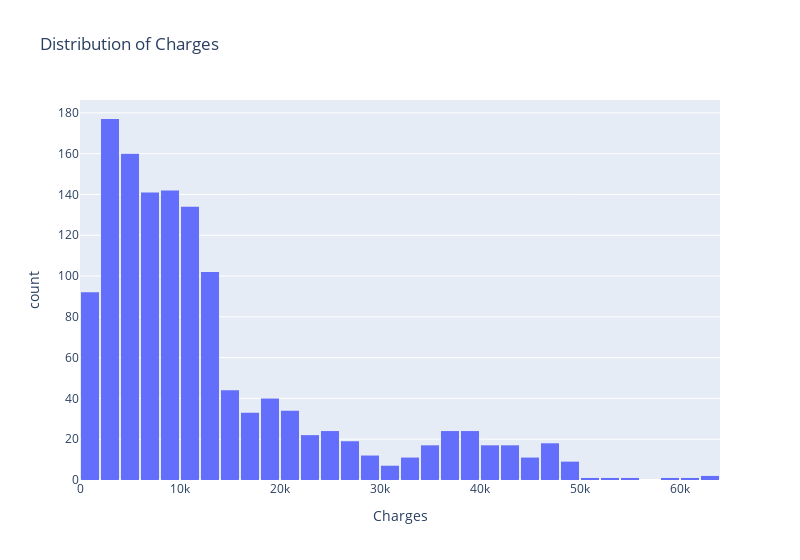

The cell this chart's notebook holds for it:
### Markdown cell above
### Distribution of Charges (Target)

### Code cell
# plot histogram of charges
fig1 = px.histogram(df, x='charges', 
                    title='Distribution of Charges',
                    labels={'charges': 'Charges'},
                    nbins=50)
fig1.update_layout(bargap=0.1)
fig1.update_layout(width=800)
fig1.show()

### Figure 1 — Plotly figure (JSON) as saved in the notebook; plotly's stock layout.template omitted (floating-point values rounded to 4 significant figures; data arrays with more than 128 entries replaced by an {"elided": "..."} marker saying what was removed)
{"data": [{"bingroup": "x", "hovertemplate": "Charges=%{x}<br>count=%{y}<extra></extra>", "legendgroup": "", "marker": {"color": "#636efa", "pattern": {"shape": ""}}, "name": "", "nbinsx": 50, "orientation": "v", "showlegend": false, "type": "histogram", "x": {"elided": "1338 float values"}, "xaxis": "x", "yaxis": "y"}], "layout": {"bargap": 0.1, "barmode": "relative", "legend": {"tracegroupgap": 0}, "title": {"text": "Distribution of Charges"}, "width": 800, "xaxis": {"anchor": "y", "domain": [0, 1], "title": {"text": "Charges"}}, "yaxis": {"anchor": "x", "domain": [0, 1], "title": {"text": "count"}}}}
